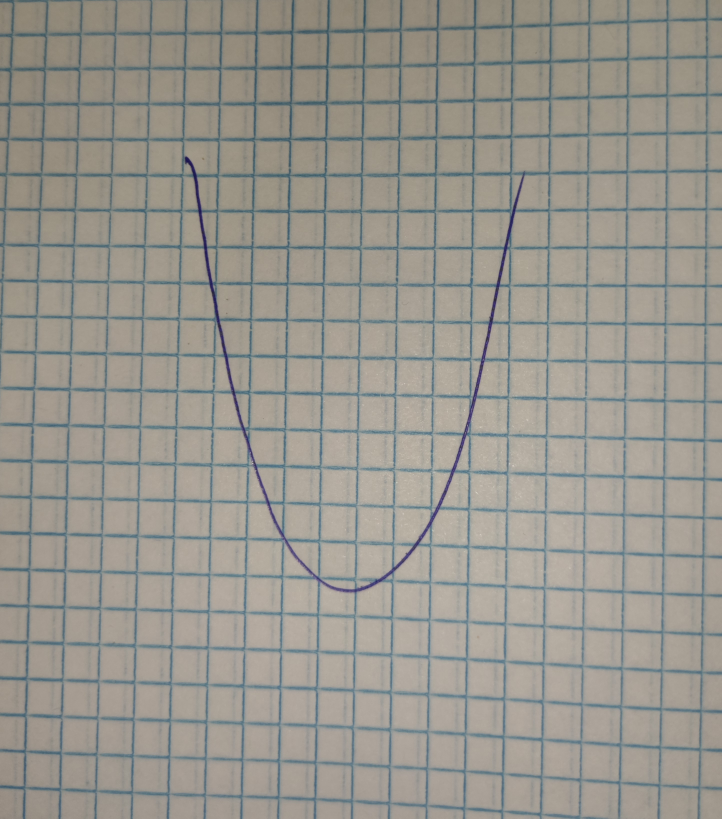
#> input picture images/grid.jpg, 2888 x 3274 px (shown at 1/4 size)
$ python -i convolution.py   (imports and definitions only)
#> lines starting #> are read from the running program, lines starting #| are printed output that depends on the picture
from skimage.morphology import skeletonize
import cv2 as cv
import numpy as np


# [55 lines left out: functions softening_curve_column, softening_curve_row, discrete_image, chebyshev_nodes, not called in this run]


def convolution(img: np.ndarray) -> np.ndarray:
    """
    :param img: represents the input image, expected as a NumPy array.
    :return: the convolved image.
    """

    if len(np.unique(img)) != 2:
        img = cv.bilateralFilter(img, 8, 108, 43)
        img = cv.adaptiveThreshold(img, 255, cv.ADAPTIVE_THRESH_GAUSSIAN_C, cv.THRESH_BINARY_INV, 83, 13)
    return img


# [5 lines left out: function get_points_from_image, not called in this run]


def image_preprocess(img):
    img = cv.resize(img, (720, 560))
    img = convolution(img)
    cv.imshow('image', img)
    cv.waitKey(0)
    cv.destroyAllWindows()
    img = discrete_image(img)
    return img

>>> import cv2
>>> picture = cv2.imread('images/grid.jpg')
#> picture is the input picture: shape (3274, 2888, 3); mean B, G, R 142.1, 149.8, 152.2
>>> result = image_preprocess(picture)
#> in image_preprocess, `img = cv.resize(img, (720, 560))`:
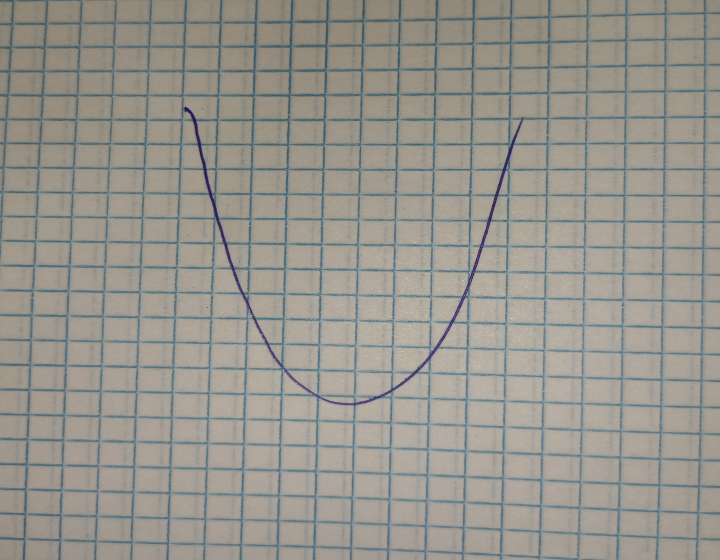
#> img: shape (560, 720, 3); mean of channels 0, 1, 2 142, 149.7, 152.1; drawn as B, G, R
#> in convolution, `img = cv.bilateralFilter(img, 8, 108, 43)`:
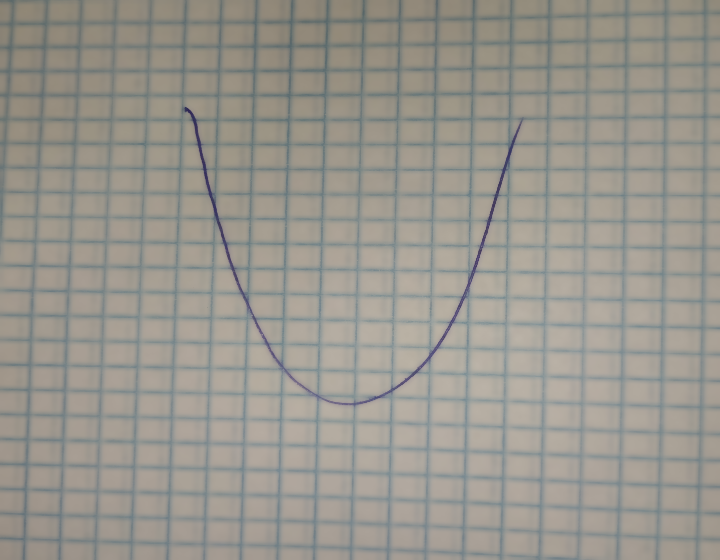
#> img: shape (560, 720, 3); mean of channels 0, 1, 2 142.3, 150.1, 152.8; drawn as B, G, R
#> (the run stopped early here; a loop or call above may not have finished)

$ run again, on images/test (2).png
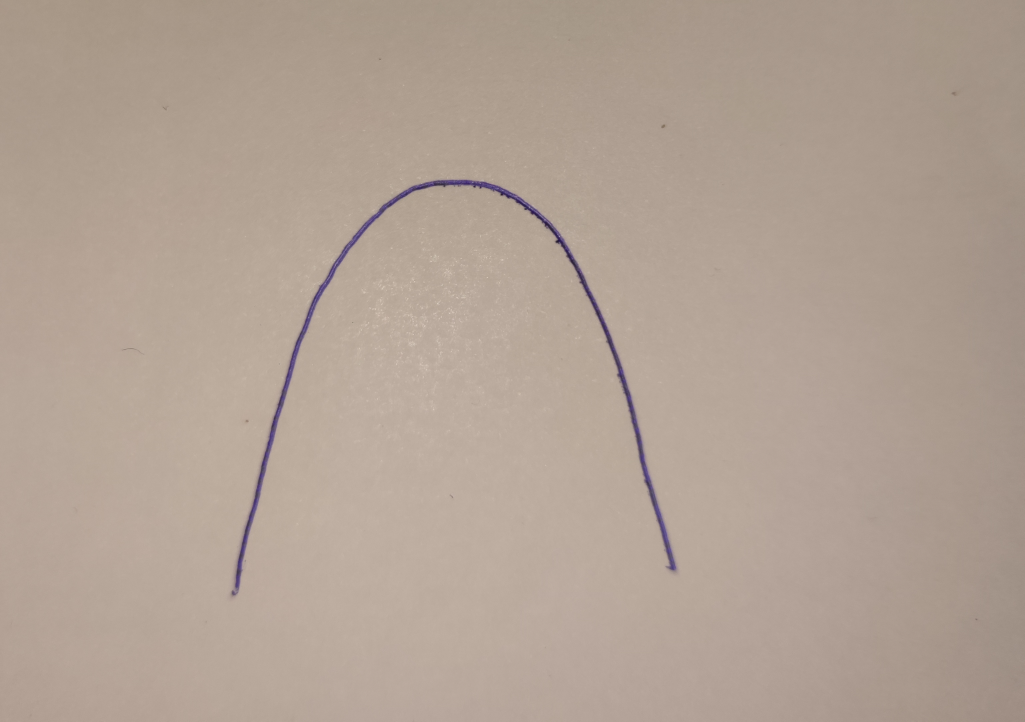
#> input picture images/test (2).png, 3074 x 2165 px (shown at 1/3 size)
#> picture is the input picture: shape (2165, 3074, 3); mean B, G, R 148.8, 161.5, 177.7
#> in image_preprocess, `img = cv.resize(img, (720, 560))`:
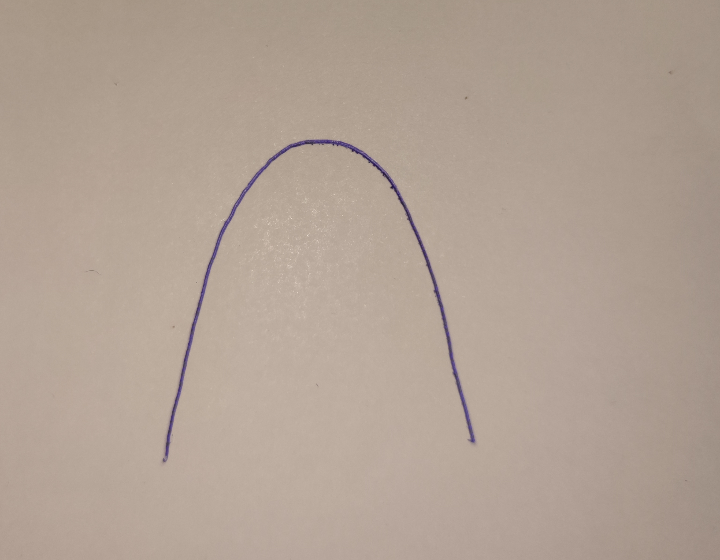
#> img: shape (560, 720, 3); mean of channels 0, 1, 2 148.7, 161.4, 177.6; drawn as B, G, R

$ run again, on images/test (3).png
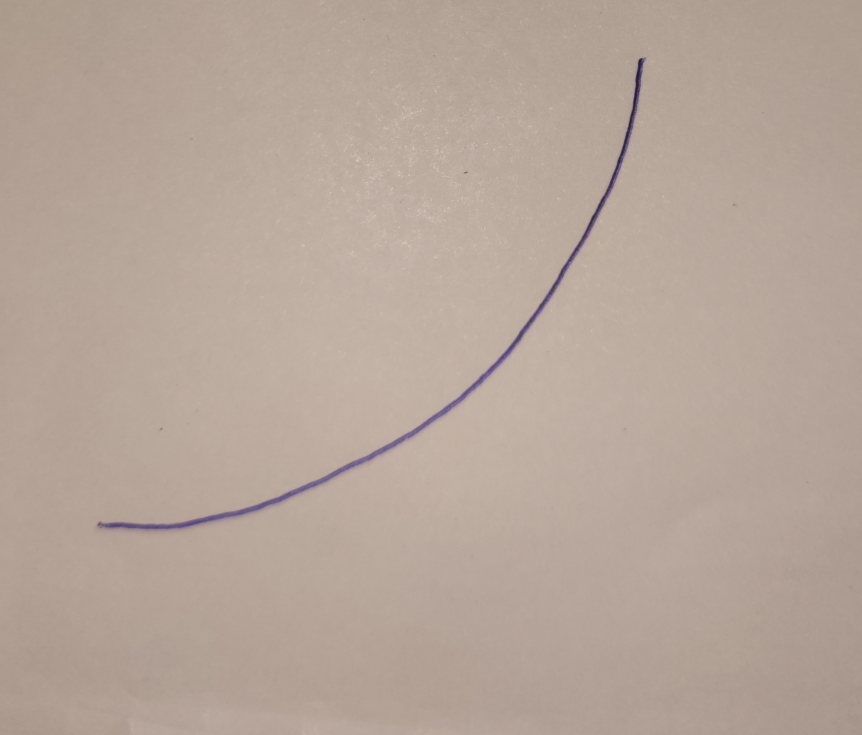
#> input picture images/test (3).png, 2585 x 2205 px (shown at 1/3 size)
#> picture is the input picture: shape (2205, 2585, 3); mean B, G, R 153.9, 165.4, 182.4
#> in image_preprocess, `img = cv.resize(img, (720, 560))`:
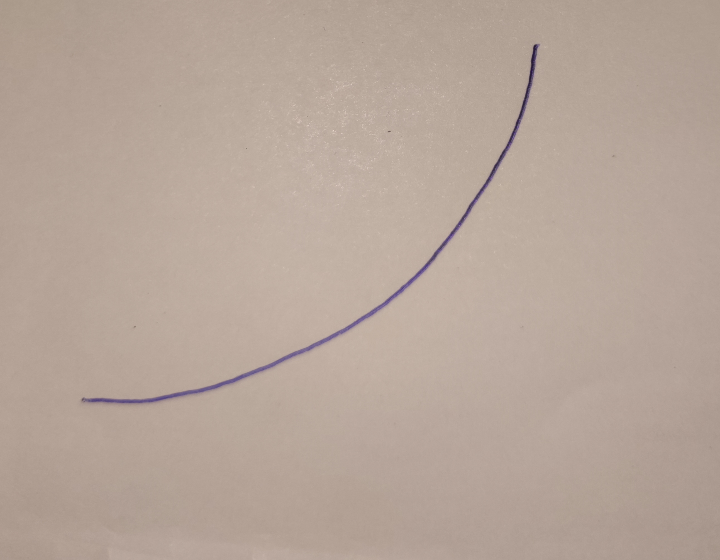
#> img: shape (560, 720, 3); mean of channels 0, 1, 2 153.8, 165.3, 182.3; drawn as B, G, R

$ run again, on images/test (4).png
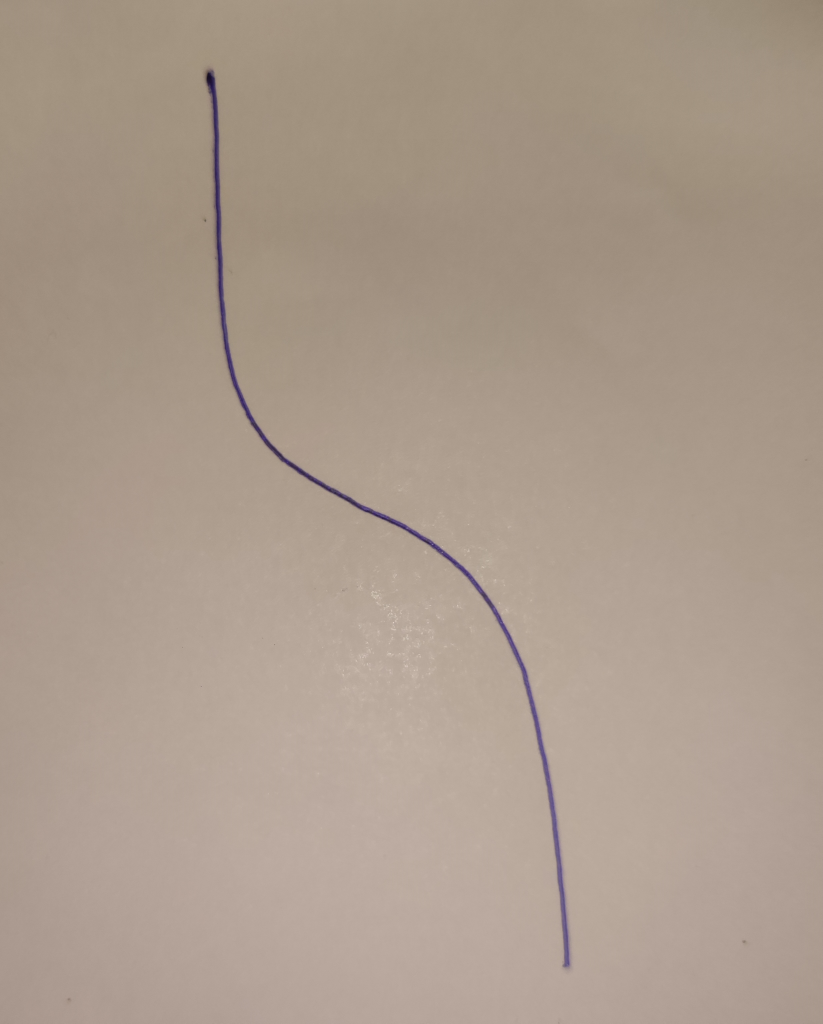
#> input picture images/test (4).png, 2467 x 3070 px (shown at 1/3 size)
#> picture is the input picture: shape (3070, 2467, 3); mean B, G, R 141.2, 155.2, 171.3
#> in image_preprocess, `img = cv.resize(img, (720, 560))`:
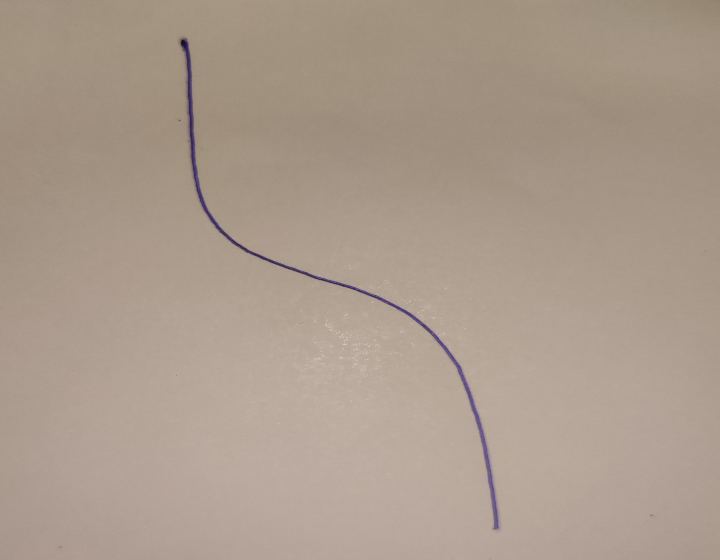
#> img: shape (560, 720, 3); mean of channels 0, 1, 2 141.1, 155.1, 171.2; drawn as B, G, R
